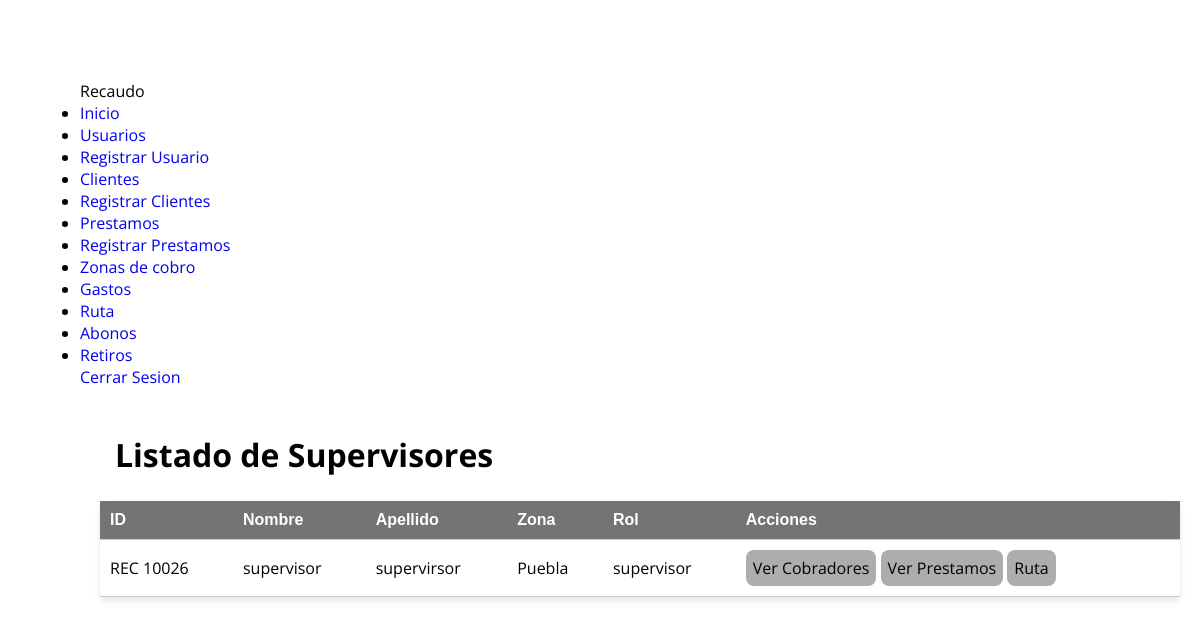
/resources/views/supervisor/ruta/lista_super.php (signed in), run on the app's committed database.
### tables this page shows
CREATE TABLE `usuarios` (
  `ID` int NOT NULL,
  `Nombre` varchar(255) DEFAULT NULL,
  `Apellido` varchar(255) DEFAULT NULL,
  `Email` varchar(255) DEFAULT NULL,
  `Password` varchar(255) DEFAULT NULL,
  `Zona` varchar(255) DEFAULT NULL,
  `RolID` int DEFAULT NULL,
  `Estado` enum('activo','inactivo') NOT NULL DEFAULT 'activo'
);

CREATE TABLE `zonas` (
  `ID` int NOT NULL,
  `Nombre` varchar(255) DEFAULT NULL,
  `Capital` varchar(255) DEFAULT NULL,
  `CobradorAsignado` int DEFAULT NULL,
  `CodigoPostal` varchar(10) DEFAULT NULL
);

CREATE TABLE `roles` (
  `ID` int NOT NULL,
  `Nombre` varchar(50) DEFAULT NULL
);

### resources/views/supervisor/ruta/lista_super.php (the view, shortened to what this page needs)
<!DOCTYPE html>
<html lang="en">
<head>
    <link rel="stylesheet" href="/public/assets/css/lista_super.css">
</head>
<body>
    <div class="barra-lateral">
        <div>
            <div class="nombre-pagina">
                <span>Recaudo</span>
            </div>
        </div>
        <nav class="navegacion">
            <ul>
                <li>
                    <a href="/resources/views/admin/inicio/inicio.php">
                        <span>Inicio</span>
                    </a>
                </li>
                <li>
                    <a href="/resources/views/admin/usuarios/crudusuarios.php">
                        <span>Usuarios</span>
                    </a>
                </li>
                <li>
                    <a href="/resources/views/admin/usuarios/registrar.php">
                        <span>Registrar Usuario</span>
                    </a>
                </li>
                <li>
                    <a href="/resources/views/admin/clientes/lista_clientes.php">
                        <span>Clientes</span>
                    </a>
                </li>
                <li>
                    <a href="/resources/views/admin/clientes/agregar_clientes.php">
                        <span>Registrar Clientes</span>
                    </a>
                </li>
                <li>
                    <a href="/resources/views/admin/creditos/crudPrestamos.php">
                        <span>Prestamos</span>
                    </a>
                </li>
                <li>
                    <a href="/resources/views/admin/creditos/prestamos.php">
                        <span>Registrar Prestamos</span>
                    </a>
                </li>
                <li>
                    <a href="/resources/views/admin/cobros/cobros.php">
                        <span>Zonas de cobro</span>
                    </a>
                </li>
                <li>
                    <a href="/resources/views/admin/gastos/gastos.php">
                        <span>Gastos</span>
                    </a>
                </li>
                <li>
                    <a href="/resources/views/admin/abonos/lista_super.php" class="hola">
                        <span>Ruta</span>
                    </a>
                </li>
                <li>
                    <a href="/resources/views/admin/abonos/abonos.php">
                        <span>Abonos</span>
                    </a>
                </li>
                <li>
                    <a href="/resources/views/admin/retiros/retiros.php">
                        <span>Retiros</span>
                    </a>
                </li>
            </ul>
        </nav>
        <div>
            <div class="modo-oscuro">
            <div class="info">
                    <a href="/controllers/cerrar_sesion.php"><span>Cerrar Sesion</span></a>
                </div>
            </div>
        </div>
    </div>
    <main>
    <h1 class="text-center">Listado de Supervisores</h1>
<div class="container-fluid">
        <table class="table">
            <thead>
                <tr>
                    <th scope="col">ID</th>
                    <th scope="col">Nombre</th>
                    <th scope="col">Apellido</th>
                    <th scope="col">Zona</th>
                    <th scope="col">Rol</th>
                    <th scope="col">Acciones</th>
                </tr>
            </thead>
            <tbody>
                <?php
                include("../../../../controllers/conexion.php");
                $sql = $conexion->prepare("SELECT Usuarios.ID, Usuarios.Nombre, Usuarios.Apellido, Usuarios.Email, Zonas.Nombre AS Zona, Roles.Nombre AS Rol FROM Usuarios JOIN Zonas ON Usuarios.Zona = Zonas.ID JOIN Roles ON Usuarios.RolID = Roles.ID WHERE Roles.ID = 2");
                if (!$sql->execute()) {
                    die("La ejecución de la consulta SQL falló: " . $sql->error);
                }
                $result = $sql->get_result();
                $rowCount = 0;
                while ($datos = $result->fetch_object()) {
                    $rowCount++;
                    ?>
                    <tr class="row<?= $rowCount ?>">
                        <td><?= "REC 100" .$datos->ID ?></td>
                        <td><?= $datos->Nombre ?></td>
                        <td><?= $datos->Apellido ?></td>
                        <td><?= $datos->Zona ?></td>
                        <td><?= $datos->Rol ?></td>
                        <td>
                            <a href="ver_cobradores.php?zona=<?= urlencode($datos->Zona) ?>" class="btn btn-primary">Ver Cobradores</a>
                            <a href="ver_prestamos.php?zona=<?= urlencode($datos->Zona) ?>" class="btn btn-primary">Ver Prestamos</a>
                            <a href="ruta.php?zona=<?= urlencode($datos->Zona) ?>" class="btn btn-primary">Ruta</a>
                        </td>
                    </tr>
                <?php } ?>
            </tbody>
        </table>
    </div>
    </main>

### public/assets/css/lista_super.css (style rules this page uses)
* { margin: 0; padding: 0; box-sizing: border-box; text-decoration: none; font-family: 'Open Sans', sans-serif; }
body { margin-left: 80px; margin-top: 80px; transition: margin-left 300ms cubic-bezier(0.785, 0.135, 0.15, 0.86); }
main { padding: 20px; }
table { width: 100%; border-collapse: collapse; background-color: #fff; box-shadow: 0 4px 6px rgba(0, 0, 0, 0.1); border-radius: 5px; }
th, td { padding: 10px; text-align: left; border-bottom: 1px solid #ccc; }
th { background-color: #747474; color: #ffffff; font-weight: bold; font-family: Arial, Helvetica, sans-serif; }
td a { background: #adadad; text-decoration: none; color: #000000; transition: color 0.3s ease; padding: 7px; border-radius: 8px; display: inline-block; text-align: center; }
h1.text-center { margin: 10px 0; padding: 15px; }

### data on the page
usuarios: ID "26", Nombre "supervisor", Apellido "supervirsor", zonas.Nombre "Puebla", RolID.Nombre "supervisor"
